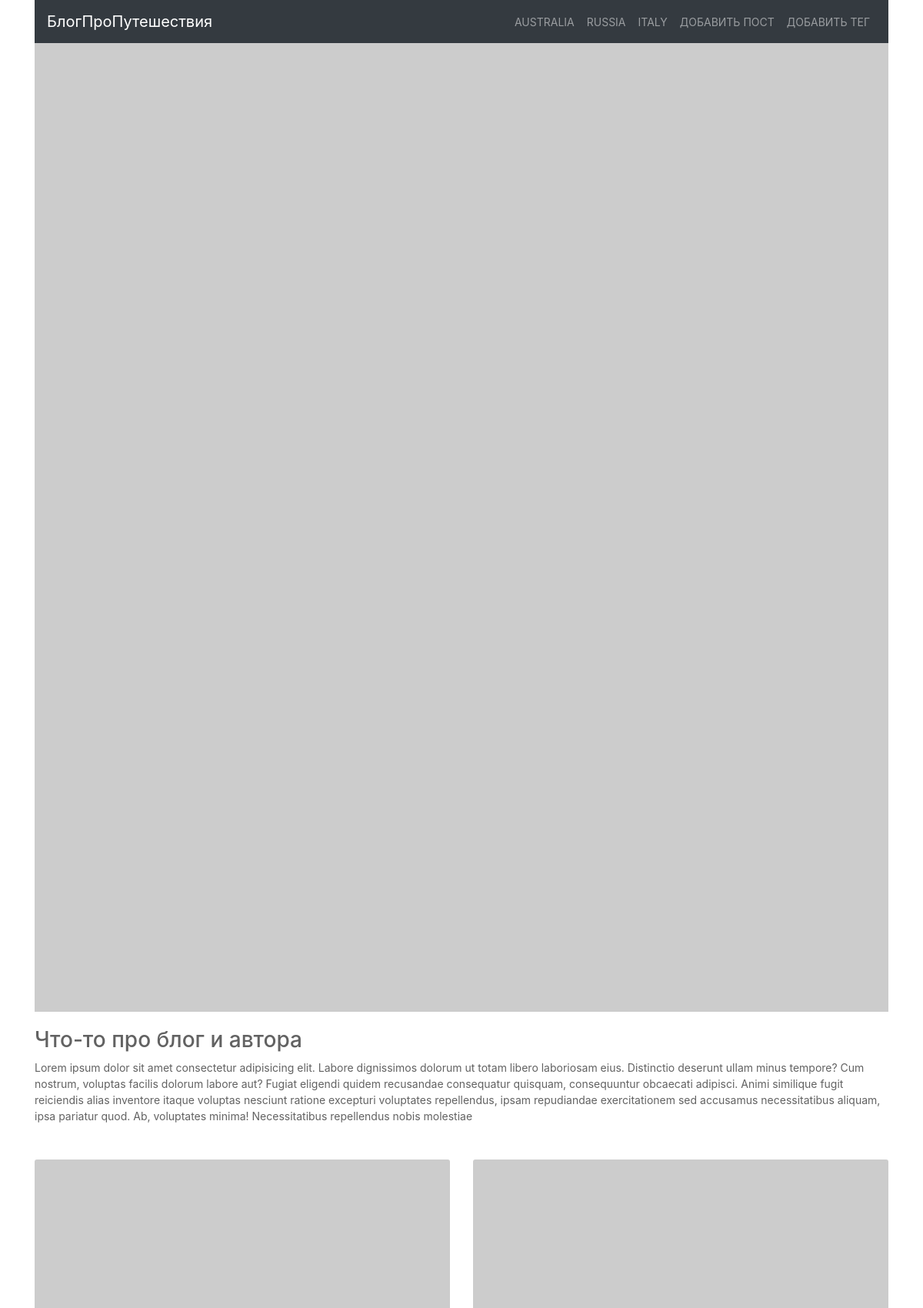
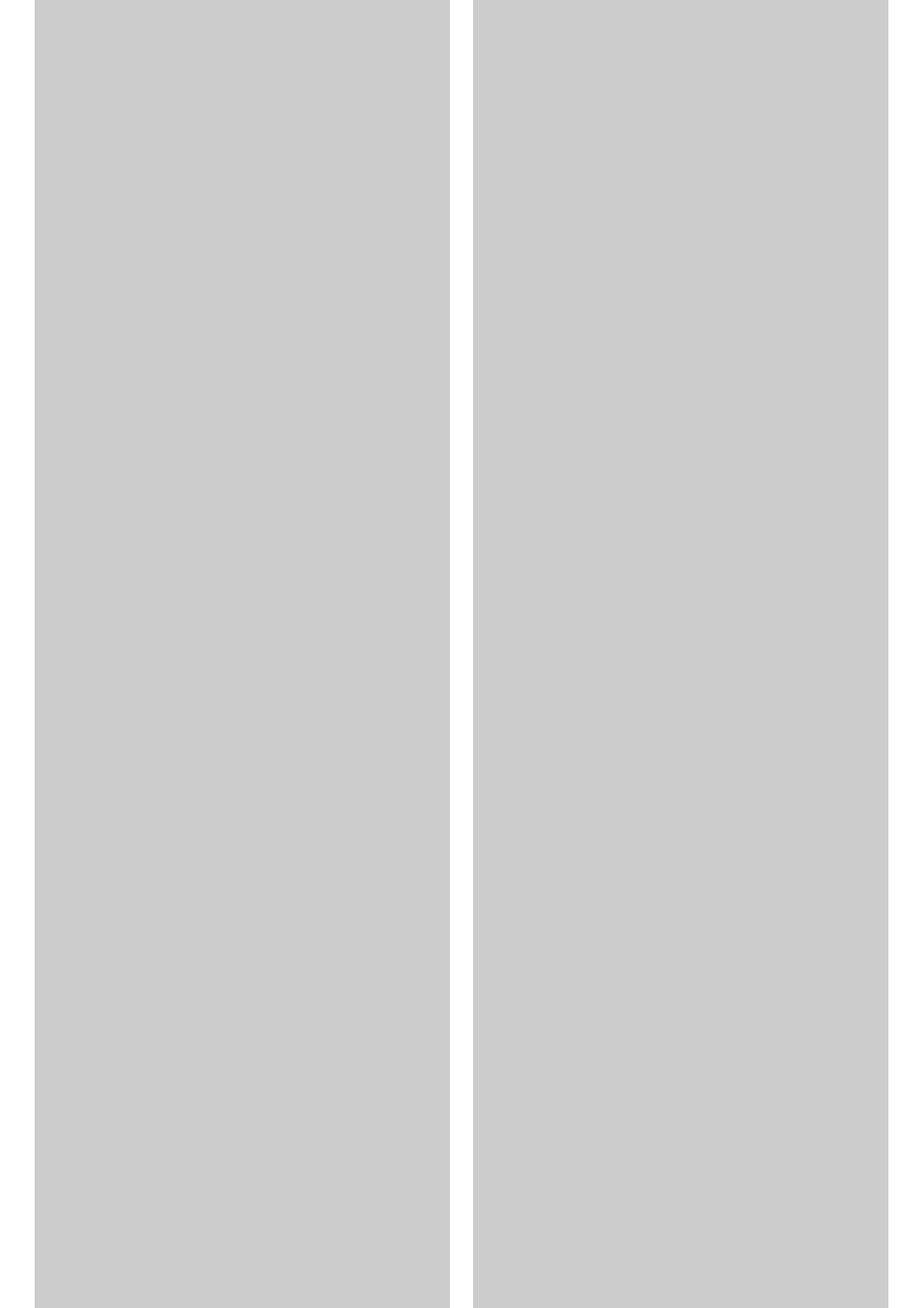
Screenshot of /blog/ (upper part) with the database file from the repository (2 pictures, top to bottom).
### models.py (models this page shows, shortened)
class Category(db.Model):
    id = db.Column(db.Integer, primary_key=True)
    name = db.Column(db.String(50), nullable=False, unique=True)
    created_on = db.Column(db.DateTime, default=datetime.now())
    posts = db.relationship('Post', backref='category')

class Post(db.Model):
    id = db.Column(db.Integer, primary_key=True)
    author = db.Column(db.String(50), nullable=False)
    title = db.Column(db.String(140), nullable=False, unique=True)
    text = db.Column(db.Text, unique=True)
    slug = db.Column(db.String(140), unique=True)
    category_id = db.Column(db.Integer, db.ForeignKey('category.id'))
    created_on = db.Column(db.DateTime, default=datetime.now())
    updated_on = db.Column(
        db.DateTime, default=datetime.now(), onupdate=datetime.now()
    )
    tags = db.relationship(
        'Tag', secondary=post_tags, backref=db.backref(
            'posts_tag', lazy='dynamic'
        )
    )
    image_url = db.Column(db.String(300))

### posts/blueprint.py (the view)
@posts.route('/')
def index():
    posts = Post.query
    page_number = request.args.get('page')
    if page_number and page_number.isdigit():
        page_number = int(page_number)
    else:
        page_number = 1
    part_posts = posts.paginate(page=page_number, per_page=4)
    categories = Category.query.all()
    return render_template(
        'posts/index.html', posts=part_posts, categories=categories
    )

### posts/templates/posts/index.html (shortened to what this page needs)
{% extends 'base.html' %} {% set categories = categories%} {%
include 'posts/header.html'%} {% include 'posts/slider.html'%} {% block content
%}
<div class="container">
  <div class="row">
    <div class="col-md-12">
      <div class="about-author">
        <h3 class="about-author-title">
          <a href="" class="about-author">Что-то про блог и автора</a>
        </h3>
        <p>
          Lorem ipsum dolor sit amet consectetur adipisicing elit. Labore
          dignissimos dolorum ut totam libero laboriosam eius. Distinctio
          deserunt ullam minus tempore? Cum nostrum, voluptas facilis dolorum
          labore aut? Fugiat eligendi quidem recusandae consequatur quisquam,
          consequuntur obcaecati adipisci. Animi similique fugit reiciendis
          alias inventore itaque voluptas nesciunt ratione excepturi voluptates
          repellendus, ipsam repudiandae exercitationem sed accusamus
          necessitatibus aliquam, ipsa pariatur quod. Ab, voluptates minima!
          Necessitatibus repellendus nobis molestiae
        </p>
      </div>
    </div>
  </div>
</div>
<div class="grid-posts">
  <div class="container">
    <div class="row">
      {% for post in posts.items %}
      <div class="col-md-6">
        <div class="card">
          <a href="{{ url_for('posts.post_detail', slug=post.slug) }}">
          <img
            class="card-img-top"
            src="{% if not post.image_url %} https://i.picsum.photos/id/1015/6000/4000.jpg?hmac=aHjb0fRa1t14DTIEBcoC12c5rAXOSwnVlaA5ujxPQ0I {% else %} {{ post.image_url }} {% endif %}"
             alt="Card image cap"
          />
          </a>
        </div>
      </div>
      {% endfor %}
    </div>
  </div>
</div>
{% endblock %}

### posts/templates/posts/header.html (shortened to what this page needs)
<header>
  <div class="container">
    <nav class="navbar navbar-expand-lg navbar-dark bg-dark">
      <a class="navbar-brand" href="{{ url_for('posts.index') }}"
        >БлогПроПутешествия</a
      >
      <div class="collapse navbar-collapse" id="navbarSupportedContent">
        <ul class="navbar-nav ml-auto">
          {% for category in categories %}
          <li class="nav-item">
            <a class="nav-link" href="{{ url_for('posts.posts_category', category_id=category.id) }}">{{ category.name }}</a>
          </li>
          {% endfor %}
          <li class="nav-item">
            <a href="{{ url_for('posts.create_post') }}" class="nav-link">Добавить пост</a>
          </li>
          <li class="nav-item">
            <a href="{{ url_for('posts.create_tag') }}" class="nav-link">Добавить тег</a>
          </li>
        </ul>
      </div>
    </nav>
  </div>
</header>

### static/styles.css (style rules this page uses)
body { min-width: 320px; font-size: 14px; color: #626262; min-height: 100vh; display: flex; flex-direction: column; }
img { max-width: 100%; height: auto; }
a.about-author { color: #626262; }
a { color: #ffffff; }
header .nav-item { text-transform: uppercase; }
.grid-posts { margin: 20px 0px 40px 0px; }
.card { margin-top: 10px; margin-bottom: 10px; border: 0; }

### rows the page displays
Category: name "AUSTRALIA"
Category: name "RUSSIA"
Category: name "ITALY"
